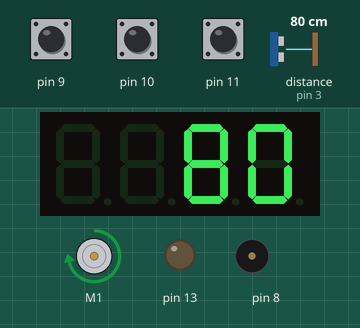
This sketch was run on a simulated Arduino Nano, built with avr-gcc and run on an emulated ATmega328P. On the bench: DC motor (green arrow = forward, orange = backward, longer = faster), 4-digit seven-segment display, output pins drawn as LEDs (lit = HIGH), buzzer (waves = sounding). Inputs (shaded band) come from the test bench; at power-on: distance to the obstacle (sensor on pin 3) 80 cm, pin 9 HIGH, pin 10 HIGH, pin 11 HIGH. Random numbers use the default seed unless the sketch sets one; what the sketch prints to the serial monitor is not drawn.

Above: at 2.0 s.
2.7 s: distance to the obstacle (sensor on pin 3) set to 15 cm
At 3.6 s:
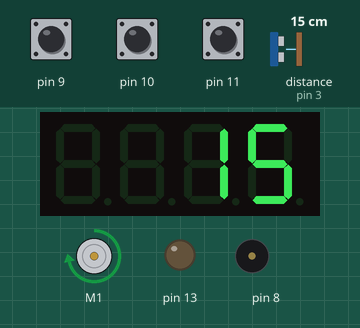
6.1 s: distance to the obstacle (sensor on pin 3) set to 10 cm
At 7.6 s:
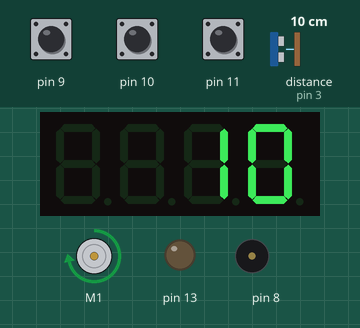
7.9 s: distance to the obstacle (sensor on pin 3) set to 18 cm
At 8.8 s:
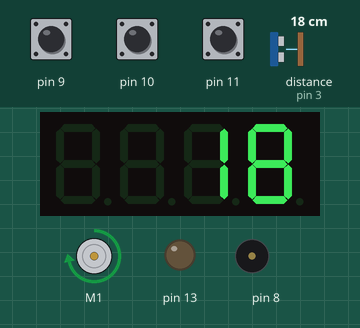
Timing chart, 0 to 15.7 s (numbered marks = the images above; inputs shaded):
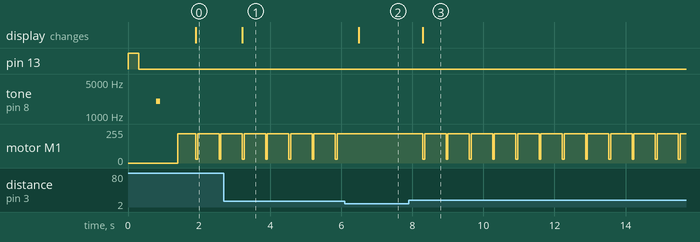

The sketch:

ColPaNeIC.ino
```cpp
// (licence header left out)
// Alternaive names:
// neic_tank
// Disasterbot
// General disarray

#include <Wire.h>
#include <SoftwareSerial.h>
#include <Arduino.h>
#include <MeOrion.h>

MeDCMotor dc;
MeUltrasonicSensor us(PORT_3);
Me7SegmentDisplay sd(PORT_4);
MeLimitSwitch killswitch(PORT_7,SLOT2);
MeLimitSwitch buttswitch(PORT_5,SLOT2);
MeInfraredReceiver infraredReceiverDecode(PORT_6);
MeBuzzer buzzer;

int analogs[8]={A0,A1,A2,A3,A4,A5,A6,A7};
String mVersion = "01.01.003";
unsigned char irRead = 0;

//Just for Start
int moveSpeed = 220;
int turnSpeed = 200;
int minSpeed = 45;
int factor = 23;
int distance=0;
int randnum = 0;
boolean leftflag;
boolean rightflag;
int starter_mode = 1;

void Forward()
{
  dc.reset(M1);
  dc.run(moveSpeed);
  dc.reset(M2);
  dc.run(moveSpeed);
}

void Backward()
{
  dc.reset(M1);
  dc.run(-moveSpeed);
  dc.reset(M2);
  dc.run(-moveSpeed);
}

void BackwardAndTurnLeft()
{
  dc.reset(M1);
  dc.run(-moveSpeed/2);
  dc.reset(M2);
  dc.run(-moveSpeed);
}

void BackwardAndTurnRight()
{
  dc.reset(M1);
  dc.run(-moveSpeed);
  dc.reset(M2);
  dc.run(-moveSpeed/2);
}

void TurnLeft()
{
  dc.reset(M1);
  dc.run(-moveSpeed);
  dc.reset(M2);
  dc.run(moveSpeed);
}

void TurnRight()
{
  dc.reset(M1);
  dc.run(moveSpeed);
  dc.reset(M2);
  dc.run(-moveSpeed);
}

void Stop()
{
  dc.reset(M1);
  dc.run(0);
  dc.reset(M2);
  dc.run(0);
}
void ChangeSpeed(int spd)
{
  moveSpeed = spd;
}

void ultrCarProcess()
{
  distance = us.distanceCm();
  Serial.println(distance);
  randomSeed(analogRead(A4));
  if((distance > 10) && (distance < 40))
  {
    randnum=random(300);
    if((randnum > 190) && (!rightflag))
    {
      leftflag=true;
      TurnLeft();
    }
    else
    {
      rightflag=true;
      TurnRight();
    }
  }
  else if(distance < 10)
  {
    randnum=random(300);
    if(randnum > 190)
    {
      BackwardAndTurnLeft();
    }
    else
    {
      BackwardAndTurnRight();
    }
  }
  else
  {
    leftflag=false;
    rightflag=false;
    Forward();
  }
}

void IrProcess()
{
  infraredReceiverDecode.loop();
  irRead = infraredReceiverDecode.getCode();
  if((irRead != IR_BUTTON_TEST) && (starter_mode != 0))
  {
    return;
  }
  switch(irRead)
  {
    case IR_BUTTON_PLUS:
      Forward();
      break;
    case IR_BUTTON_MINUS:
      Backward();
      break;
    case IR_BUTTON_NEXT:
      TurnRight();
      break;
    case IR_BUTTON_PREVIOUS:
      TurnLeft();
      break;
    case IR_BUTTON_9:
      ChangeSpeed(factor*9+minSpeed);
      break;
    case IR_BUTTON_8:
      ChangeSpeed(factor*8+minSpeed);
      break;
    case IR_BUTTON_7:
      ChangeSpeed(factor*7+minSpeed);
      break;
    case IR_BUTTON_6:
      ChangeSpeed(factor*6+minSpeed);
      break;
    case IR_BUTTON_5:
      ChangeSpeed(factor*5+minSpeed);
      break;
    case IR_BUTTON_4:
      ChangeSpeed(factor*4+minSpeed);
      break;
    case IR_BUTTON_3:
      ChangeSpeed(factor*3+minSpeed);
      break;
    case IR_BUTTON_2:
      ChangeSpeed(factor*2+minSpeed);
      break;
    case IR_BUTTON_1:
      ChangeSpeed(factor*1+minSpeed);
      break;
    case IR_BUTTON_TEST:
      Stop();
      while(infraredReceiverDecode.buttonState() != 0)
      {
        infraredReceiverDecode.loop();
      }
      starter_mode = starter_mode + 1;
      if(starter_mode == 2)
      {
        starter_mode = 0;
      }
      break;
    default:
      Stop();
      break;
  }
}

int ramlength = 100; // miliseconds to spend in all ahead full ramming speed.
int turnlength = 500; // miliseconds it takes to do a 90 degree turn
int dismountlength = 250; // miliseconds it takes to climb back down off a wall
int correctionlength = 50; // miliseconds it takes to do a minor course correction.
double personal_space = 8.0; // desired minimum distance to wall in cm.
double agoraphobia = 12.0; // desired maximum distance to wall in cm.

void Hunt()
{
  // Turn ca 90 degrees left.
  TurnLeft();
  delay(turnlength);
  Stop();
}

void Dismount()
{
  // Back up, turn ca 90 degrees left.
  Backward();
  delay(dismountlength);
  Hunt();
  Stop();
}

void CorrectLeft()
{
  dc.reset(M1);
  //dc.run(-moveSpeed);
  dc.run(moveSpeed/8);
  dc.reset(M2);
  dc.run(moveSpeed);
  delay(correctionlength);
  Stop();
}

void CorrectRight()
{
  dc.reset(M1);
  dc.run(moveSpeed);
  dc.reset(M2);
  //dc.run(-moveSpeed);
  dc.run(moveSpeed/8);
  delay(correctionlength);
  Stop();
}

void Ram()
{
  double distance = us.distanceCm();
  sd.display((int) distance);
  if (distance < personal_space ) {
    CorrectLeft();
  } else if (distance > agoraphobia) {
    CorrectRight();
  }
  Forward();
  delay(ramlength);
}

void Destroy()
{
  if(killswitch.touched())
  {
    // Target destroyed.
    Hunt();
  }
  if(buttswitch.touched())
  {
    // Target destroyed.
    Dismount();
  }
  // TODO: unfinished.
  Ram();
}

void setup(){
  pinMode(13,OUTPUT);
  digitalWrite(13,HIGH);
  delay(300);
  digitalWrite(13,LOW);
  Serial.begin(115200);
  delay(500);
  buzzerOn();
  delay(100);
  buzzerOff();
  delay(500);
  infraredReceiverDecode.begin();
  leftflag=false;
  rightflag=false;
  randomSeed(analogRead(0));
  Stop();
  Serial.print("Version: ");
  Serial.println(mVersion);
}

void loop(){
  IrProcess();
  if(starter_mode == 1)
  {
    //ultrCarProcess();
    Destroy();
  }
}
```

Measured:
- the behaviour switches between 13 and 12 cm on distance to the obstacle (sensor on pin 3) (found by bisection; images 1 and 2)
- after the input at 2.7 s, the display: changes after 0.52 s (image 1)
- after the input at 6.1 s, the display: changes after 0.39 s (image 2)
- after the input at 7.9 s, motor M1: alternates forward 220/255 for 0.60 s and forward 27/255 for 0.05 s, starting after 0.40 s; the display: changes after 0.40 s (image 3)
- by itself, motor M1: alternates forward 220/255 for 0.60 s and forward 27/255 for 0.05 s
